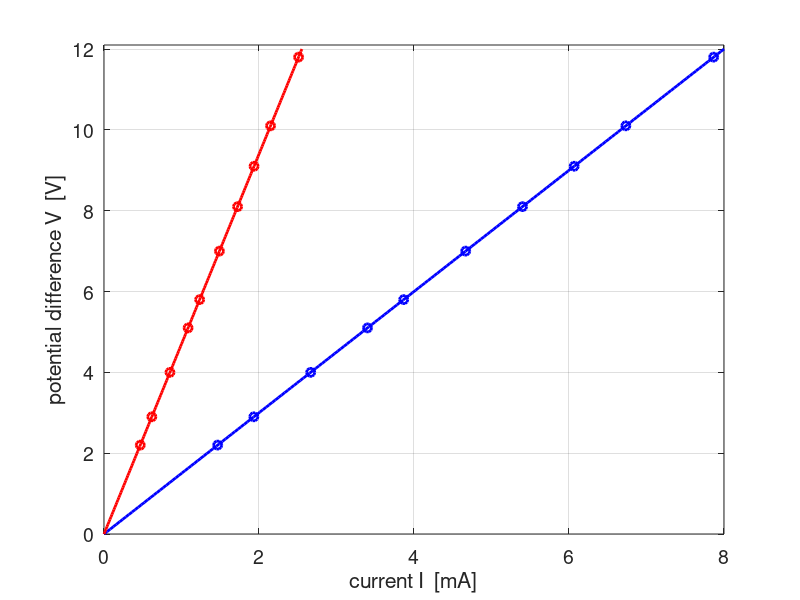

Source code (MATLAB):
% spPA41.m

% Visual Physics Online
% Circuit Experiments
% PA41A.docx

clear all
close all
clc


R = [1500 4700];
emf = [2.2 2.9 4.0 5.1 5.8 7.0 8.1 9.1 10.1 11.8]';

Ic = zeros(length(emf), 2);
Ic = 1000.*emf./R;


%Theoertical values
V = linspace(0,12,200);
I1 = 1e3.*V./R(1);
I2 = 1e3.*V./R(2);

figure(1)
plot(Ic(:,1),emf,'bo','linewidth',2)
hold on
plot(I1,V,'b','linewidth',2)
plot(Ic(:,2),emf,'ro','linewidth',2)
plot(I2,V,'r','linewidth',2)
set(gca,'yLim',[0 12.1]);
grid on
xlabel('current I  [mA]');
ylabel('potential difference V  [V]')

set(gca,'fontsize',14)

%%
emf = 9.8
R1 = 1500
R2 = 4700
Ic = emf / (R1+R2)
V1 = Ic*R1
V2 = Ic*R2
